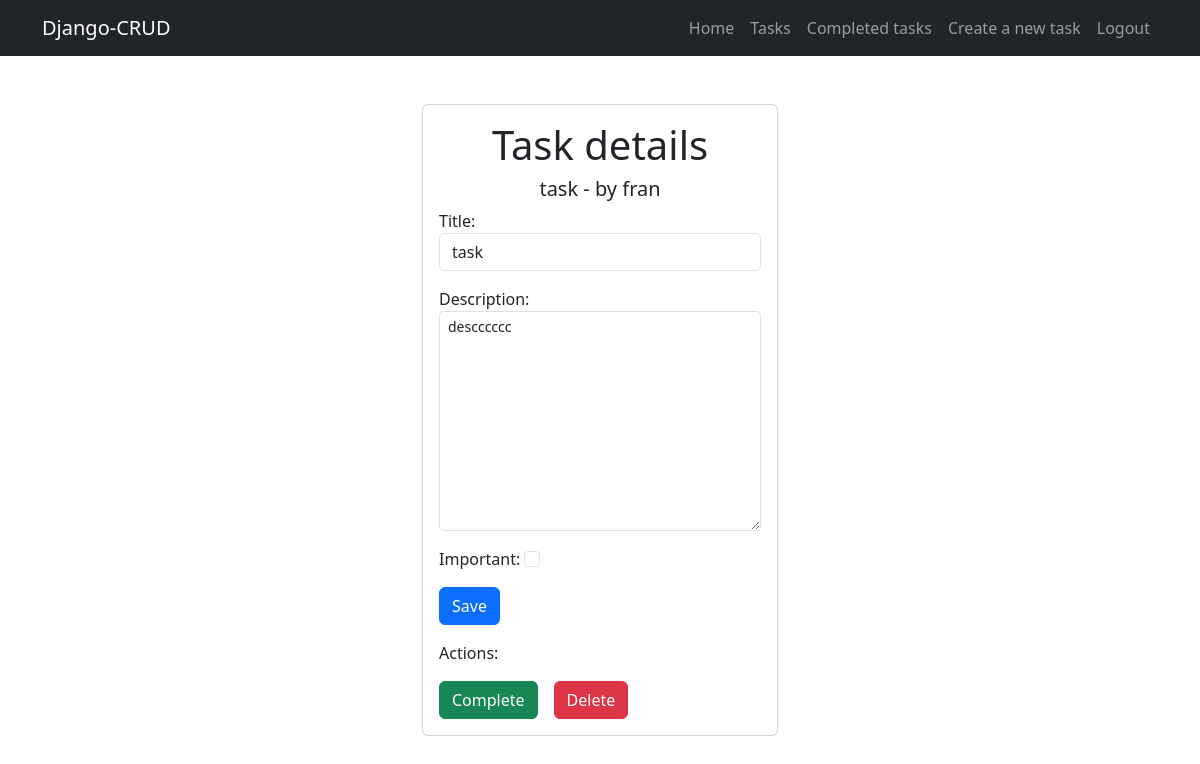
Page /tasks/7/ (signed in) on the earlier database version.
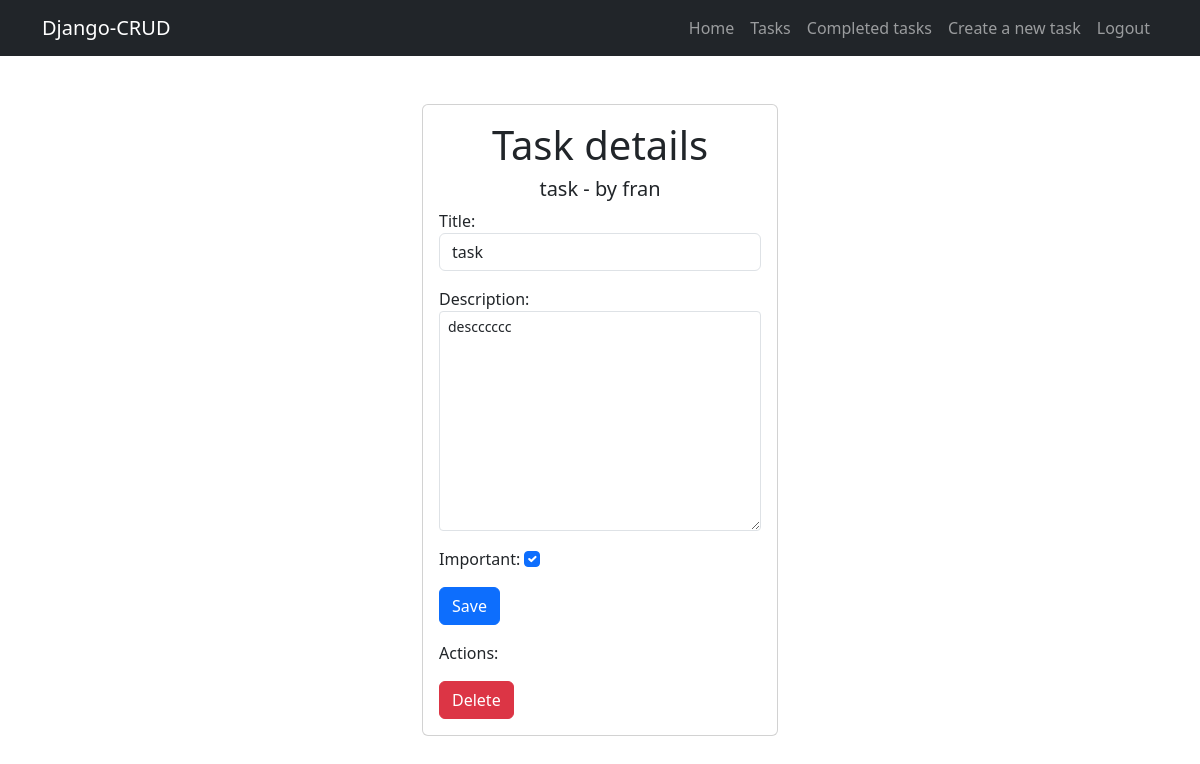
Same page on the later database version.
### tasks/models.py (models this page shows)
class Task(models.Model):
    title = models.CharField(max_length=200)
    description = models.TextField(blank=True)
    created = models.DateTimeField(auto_now_add=True)
    datecompleted = models.DateTimeField(null=True, blank=True)
    important = models.BooleanField(default=False)
    user = models.ForeignKey(User, on_delete=models.CASCADE)
    def __str__(self):
        return f"{self.title} - by {self.user.username}"

### tasks/views.py (the view, shortened to what this page needs)
# urls.py: path("tasks/<int:task_id>/", views.task_details, name="task_details"),
@login_required
def task_details(request, task_id):
    task = get_object_or_404(Task, id=task_id, user=request.user)
    if request.method == "GET":
        form = TaskForm(instance=task)
        return render(request, "tasks/task_details.html", {"form": form, 'task': task})

### tasks/forms.py
class TaskForm(forms.ModelForm):
    class Meta:
        model = Task
        fields = ["title", "description", "important"]
        widgets= {
            'title': forms.TextInput(attrs={
                'class': 'form-control'
            }),
            'description': forms.Textarea(attrs={
                'class': 'form-control form-control-sm'
            }),
            'important': forms.CheckboxInput(attrs={
                'class': 'form-check-input'
            })
        }

### tasks/templates/tasks/task_details.html (shortened to what this page needs)
{% extends 'base.html' %}
{% block content %}
    <main class="container py-5">
        <div class="row justify-content-center">
            <div class="col-md-4">
                <div class="card card-body">
                    <h1 class="text-center">Task details</h1>
                    <h5 class="text-center">{{task}}</h5>
                    <form class="" method="post">
                        {{form.as_p}}
                        <button class="btn btn-primary">Save</button>
                    </form>
                    <p class="mt-3">Actions:</p>
                    <footer class="d-flex ">
                        {% if not task.datecompleted %}
                        <form class="me-3" action="{% url 'complete_task' task.id %}" method="post">
                            <button class="btn btn-success ">Complete</button>
                        </form>
                        {% endif %}
                        <form class="" action="{% url 'delete_task' task.id %}" method="post">
                            <button class="btn btn-danger">Delete</button>
                        </form>
                    </footer>
                </div>
            </div>
        </div>
    </main>
{% endblock content %}

Differences in the rows shown:
changed Task "task": important "☐" → "☑"
Other differences:
text no longer shown: "Complete"
